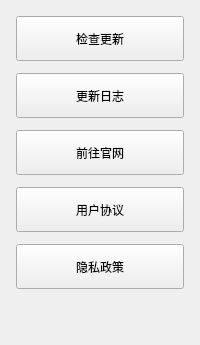
                         <widget class="QWidget" name="tab_version">
                          <attribute name="title">
                           <string>软件信息</string>
                          </attribute>
                          <layout class="QVBoxLayout" name="verticalLayout_22">
                           <item>
                            <layout class="QVBoxLayout" name="verticalLayout_21">
                             <property name="spacing">
                              <number>12</number>
                             </property>
                             <property name="leftMargin">
                              <number>5</number>
                             </property>
                             <property name="topMargin">
                              <number>5</number>
                             </property>
                             <property name="rightMargin">
                              <number>5</number>
                             </property>
                             <property name="bottomMargin">
                              <number>5</number>
                             </property>
                             <item>
                              <widget class="QPushButton" name="btn_upgrade">
                               <property name="sizePolicy">
                                <sizepolicy hsizetype="MinimumExpanding" vsizetype="MinimumExpanding">
                                 <horstretch>0</horstretch>
                                 <verstretch>0</verstretch>
                                </sizepolicy>
                               </property>
                               <property name="minimumSize">
                                <size>
                                 <width>0</width>
                                 <height>45</height>
                                </size>
                               </property>
                               <property name="maximumSize">
                                <size>
                                 <width>16777215</width>
                                 <height>45</height>
                                </size>
                               </property>
                               <property name="layoutDirection">
                                <enum>Qt::LeftToRight</enum>
                               </property>
                               <property name="text">
                                <string>检查更新</string>
                               </property>
                              </widget>
                             </item>
                             <item>
                              <widget class="QPushButton" name="btn_upgradelog">
                               <property name="sizePolicy">
                                <sizepolicy hsizetype="MinimumExpanding" vsizetype="MinimumExpanding">
                                 <horstretch>0</horstretch>
                                 <verstretch>0</verstretch>
                                </sizepolicy>
                               </property>
                               <property name="minimumSize">
                                <size>
                                 <width>0</width>
                                 <height>45</height>
                                </size>
                               </property>
                               <property name="maximumSize">
                                <size>
                                 <width>16777215</width>
                                 <height>45</height>
                                </size>
                               </property>
                               <property name="text">
                                <string>更新日志</string>
                               </property>
                              </widget>
                             </item>
                             <item>
                              <widget class="QPushButton" name="btn_officeweb">
                               <property name="sizePolicy">
                                <sizepolicy hsizetype="MinimumExpanding" vsizetype="MinimumExpanding">
                                 <horstretch>0</horstretch>
                                 <verstretch>0</verstretch>
                                </sizepolicy>
                               </property>
                               <property name="minimumSize">
                                <size>
                                 <width>0</width>
                                 <height>45</height>
                                </size>
                               </property>
                               <property name="maximumSize">
                                <size>
                                 <width>16777215</width>
                                 <height>45</height>
                                </size>
                               </property>
                               <property name="text">
                                <string>前往官网</string>
                               </property>
                              </widget>
                             </item>
                             <item>
                              <widget class="QPushButton" name="btn_usrAgreement">
                               <property name="enabled">
                                <bool>true</bool>
                               </property>
                               <property name="sizePolicy">
                                <sizepolicy hsizetype="MinimumExpanding" vsizetype="MinimumExpanding">
                                 <horstretch>0</horstretch>
                                 <verstretch>0</verstretch>
                                </sizepolicy>
                               </property>
                               <property name="minimumSize">
                                <size>
                                 <width>0</width>
                                 <height>45</height>
                                </size>
                               </property>
                               <property name="maximumSize">
                                <size>
                                 <width>16777215</width>
                                 <height>45</height>
                                </size>
                               </property>
                               <property name="text">
                                <string>用户协议</string>
                               </property>
                               <property name="flat">
                                <bool>false</bool>
                               </property>
                              </widget>
                             </item>
                             <item>
                              <widget class="QPushButton" name="btn_privacyPolice">
                               <property name="enabled">
                                <bool>true</bool>
                               </property>
                               <property name="sizePolicy">
                                <sizepolicy hsizetype="MinimumExpanding" vsizetype="MinimumExpanding">
                                 <horstretch>0</horstretch>
                                 <verstretch>0</verstretch>
                                </sizepolicy>
                               </property>
                               <property name="minimumSize">
                                <size>
                                 <width>0</width>
                                 <height>45</height>
                                </size>
                               </property>
                               <property name="maximumSize">
                                <size>
                                 <width>16777215</width>
                                 <height>45</height>
                                </size>
                               </property>
                               <property name="text">
                                <string>隐私政策</string>
                               </property>
                               <property name="flat">
                                <bool>false</bool>
                               </property>
                              </widget>
                             </item>
                             <item>
                              <spacer name="verticalSpacer">
                               <property name="orientation">
                                <enum>Qt::Vertical</enum>
                               </property>
                               <property name="sizeType">
                                <enum>QSizePolicy::Expanding</enum>
                               </property>
                               <property name="sizeHint" stdset="0">
                                <size>
                                 <width>20</width>
                                 <height>40</height>
                                </size>
                               </property>
                              </spacer>
                             </item>
                             <item>
                              <layout class="QVBoxLayout" name="verticalLayout_30"/>
                             </item>
                            </layout>
                           </item>
                          </layout>
                         </widget>
